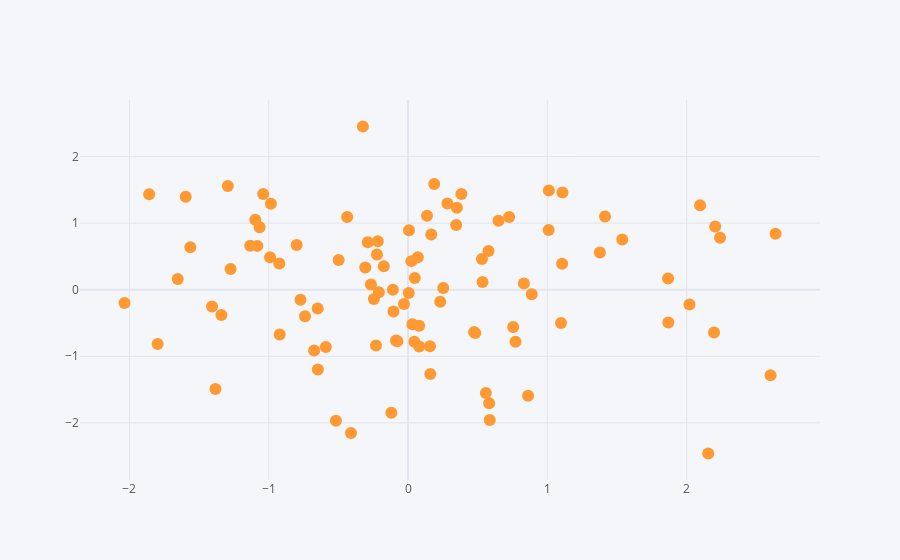

Source (notebook cell):
### Code cell
df.iplot(kind="scatter",x="B",y="D",mode="markers")          # mode= markers :::important:::
